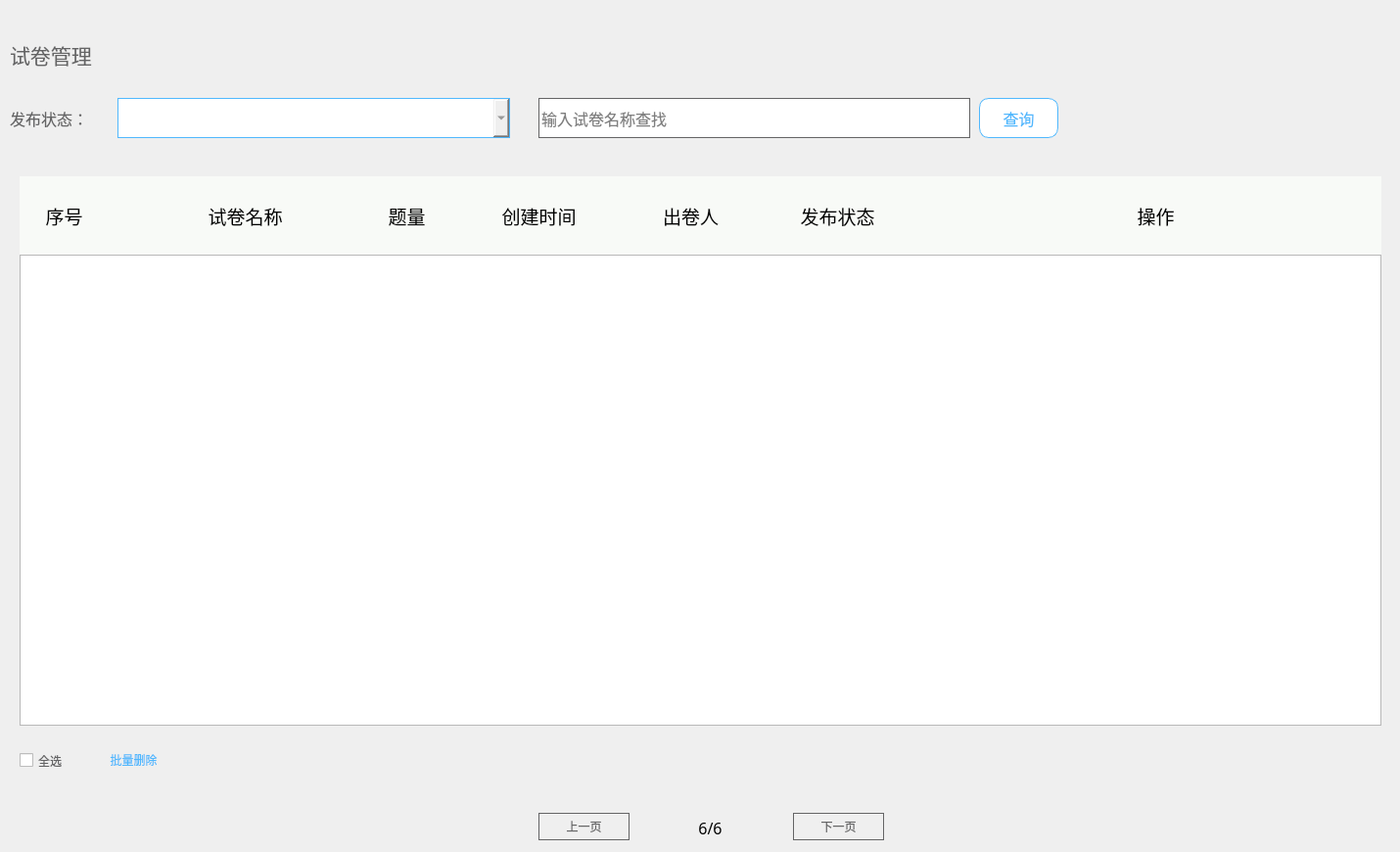
   <widget class="QWidget" name="page_2">
    <widget class="QWidget" name="widget_4" native="true">
     <property name="geometry">
      <rect>
       <x>0</x>
       <y>0</y>
       <width>1421</width>
       <height>861</height>
      </rect>
     </property>
     <widget class="QLabel" name="label_5">
      <property name="geometry">
       <rect>
        <x>10</x>
        <y>30</y>
        <width>261</width>
        <height>51</height>
       </rect>
      </property>
      <property name="font">
       <font>
        <family>黑体</family>
        <pointsize>16</pointsize>
       </font>
      </property>
      <property name="styleSheet">
       <string notr="true">#label_5
{
color:#646465;
}</string>
      </property>
      <property name="text">
       <string>试卷管理</string>
      </property>
     </widget>
     <widget class="QComboBox" name="comboBox">
      <property name="geometry">
       <rect>
        <x>120</x>
        <y>100</y>
        <width>401</width>
        <height>41</height>
       </rect>
      </property>
      <property name="font">
       <font>
        <family>黑体</family>
        <pointsize>14</pointsize>
       </font>
      </property>
      <property name="styleSheet">
       <string notr="true">QComboBox{
  color:#666666;
  padding: 1px 15px 1px 3px;
  border: 1px solid #50b8fd;
}

QComboBox::drop-down
{
border-image:url(:/icons/comboxDowm.png);
min-width:30px;
min-heigth:30px;
}

QComboBox#comboBox::drop-down:checked
{
border-image:url(:/icons/comboxUp.png);
}

QComboBox QAbstractItemView{
	background:rgba(255,255,255,1);
    border:1px solid rgba(228,228,228,1);
    border-radius:0px 0px 5px 5px;
	font-size:14px;
    outline: 0px;  
 }

</string>
      </property>
     </widget>
     <widget class="QLabel" name="label_42">
      <property name="geometry">
       <rect>
        <x>10</x>
        <y>100</y>
        <width>101</width>
        <height>41</height>
       </rect>
      </property>
      <property name="font">
       <font>
        <family>黑体</family>
        <pointsize>12</pointsize>
       </font>
      </property>
      <property name="styleSheet">
       <string notr="true">#label_42
{
color:#646465;
}</string>
      </property>
      <property name="text">
       <string>发布状态：</string>
      </property>
     </widget>
     <widget class="QLineEdit" name="lineEdit_5">
      <property name="geometry">
       <rect>
        <x>550</x>
        <y>100</y>
        <width>441</width>
        <height>41</height>
       </rect>
      </property>
      <property name="font">
       <font>
        <family>黑体</family>
        <pointsize>12</pointsize>
       </font>
      </property>
      <property name="styleSheet">
       <string notr="true">#lineEdit_5
{
border:1px solid #646465;
}</string>
      </property>
      <property name="placeholderText">
       <string>输入试卷名称查找</string>
      </property>
     </widget>
     <widget class="QPushButton" name="pushButton_23">
      <property name="geometry">
       <rect>
        <x>1000</x>
        <y>100</y>
        <width>81</width>
        <height>41</height>
       </rect>
      </property>
      <property name="font">
       <font>
        <family>黑体</family>
        <pointsize>12</pointsize>
       </font>
      </property>
      <property name="styleSheet">
       <string notr="true">#pushButton_23
{
border:1px solid #50b8fd;
background-color:#FFFFFF;
color:#50b8fd;
border-radius:10;
}

#pushButton_23:hover
{
background-color: #50b8fd;
color:#ffffff;
}</string>
      </property>
      <property name="text">
       <string>查询</string>
      </property>
     </widget>
     <widget class="QTableWidget" name="tableWidget">
      <property name="geometry">
       <rect>
        <x>20</x>
        <y>260</y>
        <width>1391</width>
        <height>481</height>
       </rect>
      </property>
     </widget>
     <widget class="QCheckBox" name="checkBox_7">
      <property name="geometry">
       <rect>
        <x>20</x>
        <y>767</y>
        <width>61</width>
        <height>19</height>
       </rect>
      </property>
      <property name="styleSheet">
       <string notr="true">#checkBox_7
{
color:#646465;
}</string>
      </property>
      <property name="text">
       <string>全选</string>
      </property>
     </widget>
     <widget class="QPushButton" name="pushButton_25">
      <property name="geometry">
       <rect>
        <x>90</x>
        <y>760</y>
        <width>93</width>
        <height>31</height>
       </rect>
      </property>
      <property name="styleSheet">
       <string notr="true">#pushButton_25
{
border:none;
color:#50b8fd;
}</string>
      </property>
      <property name="text">
       <string>批量删除</string>
      </property>
     </widget>
     <widget class="QLabel" name="label_43">
      <property name="geometry">
       <rect>
        <x>650</x>
        <y>830</y>
        <width>151</width>
        <height>31</height>
       </rect>
      </property>
      <property name="font">
       <font>
        <family>黑体</family>
        <pointsize>12</pointsize>
       </font>
      </property>
      <property name="layoutDirection">
       <enum>Qt::LeftToRight</enum>
      </property>
      <property name="text">
       <string>6/6</string>
      </property>
      <property name="scaledContents">
       <bool>false</bool>
      </property>
      <property name="alignment">
       <set>Qt::AlignCenter</set>
      </property>
     </widget>
     <widget class="QPushButton" name="pushButton_27">
      <property name="geometry">
       <rect>
        <x>550</x>
        <y>830</y>
        <width>93</width>
        <height>28</height>
       </rect>
      </property>
      <property name="styleSheet">
       <string notr="true">#pushButton_27
{
border:1px solid #646465;
color:#646465;
}

#pushButton_27:hover
{
background-color: #646465;
color:#ffffff;
}</string>
      </property>
      <property name="text">
       <string>上一页</string>
      </property>
     </widget>
     <widget class="QPushButton" name="pushButton_28">
      <property name="geometry">
       <rect>
        <x>810</x>
        <y>830</y>
        <width>93</width>
        <height>28</height>
       </rect>
      </property>
      <property name="styleSheet">
       <string notr="true">#pushButton_28
{
border:1px solid #646465;
color:#646465;
}

#pushButton_28:hover
{
background-color: #646465;
color:#ffffff;
}</string>
      </property>
      <property name="text">
       <string>下一页</string>
      </property>
     </widget>
     <widget class="QWidget" name="widget_15" native="true">
      <property name="geometry">
       <rect>
        <x>20</x>
        <y>180</y>
        <width>1391</width>
        <height>80</height>
       </rect>
      </property>
      <property name="styleSheet">
       <string notr="true">#widget_15
{
background-color: #F8FAF7;
}</string>
      </property>
      <widget class="QLabel" name="label_44">
       <property name="geometry">
        <rect>
         <x>0</x>
         <y>0</y>
         <width>91</width>
         <height>80</height>
        </rect>
       </property>
       <property name="font">
        <font>
         <family>黑体</family>
         <pointsize>14</pointsize>
        </font>
       </property>
       <property name="text">
        <string>序号</string>
       </property>
       <property name="alignment">
        <set>Qt::AlignCenter</set>
       </property>
      </widget>
      <widget class="QLabel" name="label_45">
       <property name="geometry">
        <rect>
         <x>110</x>
         <y>0</y>
         <width>241</width>
         <height>80</height>
        </rect>
       </property>
       <property name="font">
        <font>
         <family>黑体</family>
         <pointsize>14</pointsize>
        </font>
       </property>
       <property name="text">
        <string>试卷名称</string>
       </property>
       <property name="alignment">
        <set>Qt::AlignCenter</set>
       </property>
      </widget>
      <widget class="QLabel" name="label_46">
       <property name="geometry">
        <rect>
         <x>340</x>
         <y>0</y>
         <width>111</width>
         <height>80</height>
        </rect>
       </property>
       <property name="font">
        <font>
         <family>黑体</family>
         <pointsize>14</pointsize>
        </font>
       </property>
       <property name="text">
        <string>题量</string>
       </property>
       <property name="alignment">
        <set>Qt::AlignCenter</set>
       </property>
      </widget>
      <widget class="QLabel" name="label_47">
       <property name="geometry">
        <rect>
         <x>460</x>
         <y>10</y>
         <width>141</width>
         <height>61</height>
        </rect>
       </property>
       <property name="font">
        <font>
         <family>黑体</family>
         <pointsize>14</pointsize>
        </font>
       </property>
       <property name="text">
        <string>创建时间</string>
       </property>
       <property name="alignment">
        <set>Qt::AlignCenter</set>
       </property>
      </widget>
      <widget class="QLabel" name="label_48">
       <property name="geometry">
        <rect>
         <x>610</x>
         <y>10</y>
         <width>151</width>
         <height>61</height>
        </rect>
       </property>
       <property name="font">
        <font>
         <family>黑体</family>
         <pointsize>14</pointsize>
        </font>
       </property>
       <property name="text">
        <string>出卷人</string>
       </property>
       <property name="alignment">
        <set>Qt::AlignCenter</set>
       </property>
      </widget>
      <widget class="QLabel" name="label_49">
       <property name="geometry">
        <rect>
         <x>760</x>
         <y>0</y>
         <width>151</width>
         <height>80</height>
        </rect>
       </property>
       <property name="font">
        <font>
         <family>黑体</family>
         <pointsize>14</pointsize>
        </font>
       </property>
       <property name="text">
        <string>发布状态</string>
       </property>
       <property name="alignment">
        <set>Qt::AlignCenter</set>
       </property>
      </widget>
      <widget class="QLabel" name="label_50">
       <property name="geometry">
        <rect>
         <x>940</x>
         <y>0</y>
         <width>441</width>
         <height>80</height>
        </rect>
       </property>
       <property name="font">
        <font>
         <family>黑体</family>
         <pointsize>14</pointsize>
        </font>
       </property>
       <property name="text">
        <string>操作</string>
       </property>
       <property name="alignment">
        <set>Qt::AlignCenter</set>
       </property>
      </widget>
     </widget>
    </widget>
   </widget>
